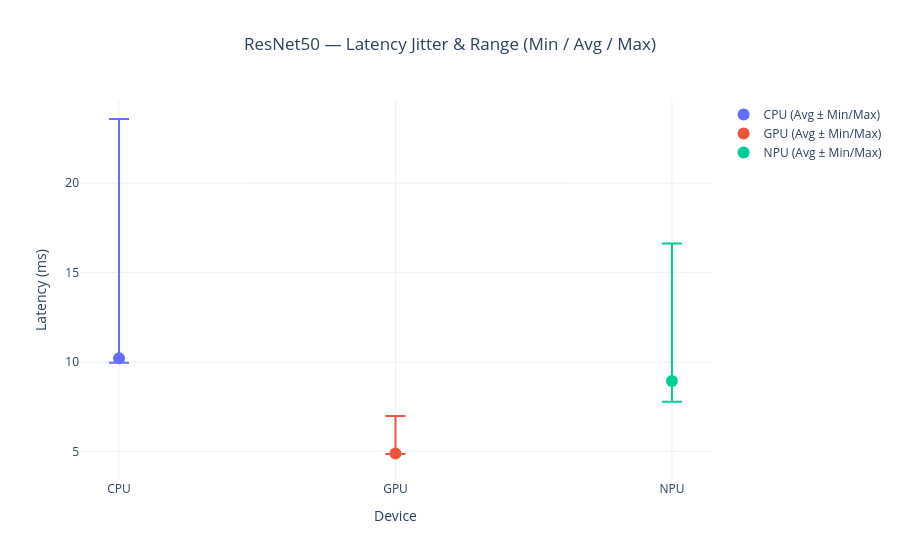
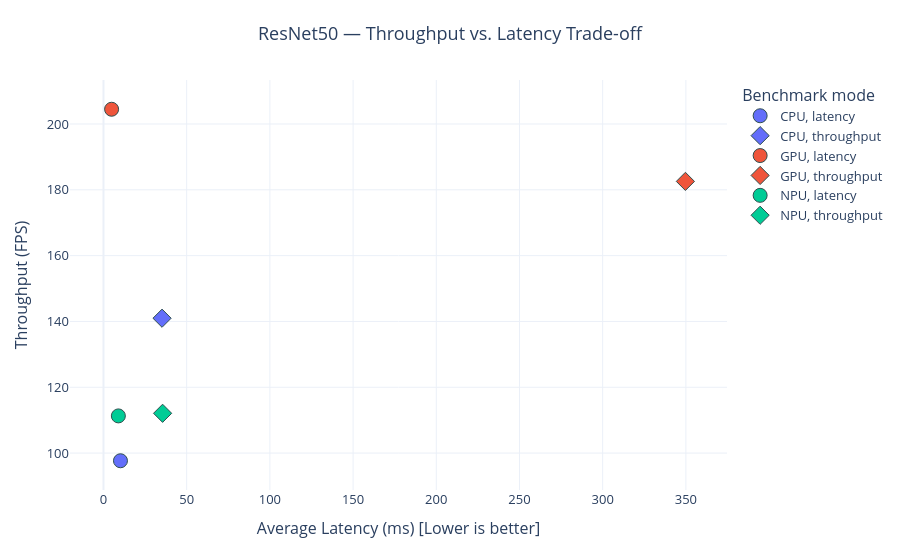

Source (notebook cell) for these figures, in order:
### Markdown cell above
### Latency variance

### Code cell
plots["latency_stability"].show()
plots["tradeoff_scatter"].show()

### Figure 1 — Plotly figure (JSON) as saved in the notebook; plotly's stock layout.template omitted (floating-point values rounded to 4 significant figures)
{"data": [{"error_y": {"array": [13.38], "arrayminus": [0.25], "symmetric": false, "thickness": 2, "type": "data", "width": 10}, "marker": {"size": 12}, "mode": "markers", "name": "CPU (Avg ± Min/Max)", "type": "scatter", "x": ["CPU"], "y": [10.21]}, {"error_y": {"array": [2.1], "arrayminus": [0.03], "symmetric": false, "thickness": 2, "type": "data", "width": 10}, "marker": {"size": 12}, "mode": "markers", "name": "GPU (Avg ± Min/Max)", "type": "scatter", "x": ["GPU"], "y": [4.88]}, {"error_y": {"array": [7.68], "arrayminus": [1.17], "symmetric": false, "thickness": 2, "type": "data", "width": 10}, "marker": {"size": 12}, "mode": "markers", "name": "NPU (Avg ± Min/Max)", "type": "scatter", "x": ["NPU"], "y": [8.94]}], "layout": {"title": {"text": "ResNet50 — Latency Jitter & Range (Min / Avg / Max)", "x": 0.5}, "xaxis": {"title": {"text": "Device"}}, "yaxis": {"title": {"text": "Latency (ms)"}}}}

### Figure 2 — Plotly figure (JSON) as saved in the notebook; plotly's stock layout.template omitted (floating-point values rounded to 4 significant figures)
{"data": [{"customdata": [["CPU_latency"]], "hovertemplate": "Device=CPU<br>Hint Mode=latency<br>Average Latency (ms) [Lower is better]=%{x}<br>Throughput (FPS) [Higher is better]=%{y}<br>benchmark_config=%{customdata[0]}<extra></extra>", "legendgroup": "CPU, latency", "marker": {"color": "#636efa", "line": {"color": "DarkSlateGrey", "width": 1}, "size": 14, "symbol": "circle"}, "mode": "markers", "name": "CPU, latency", "orientation": "v", "showlegend": true, "type": "scatter", "x": [10.21], "xaxis": "x", "y": [97.67], "yaxis": "y"}, {"customdata": [["CPU_throughput"]], "hovertemplate": "Device=CPU<br>Hint Mode=throughput<br>Average Latency (ms) [Lower is better]=%{x}<br>Throughput (FPS) [Higher is better]=%{y}<br>benchmark_config=%{customdata[0]}<extra></extra>", "legendgroup": "CPU, throughput", "marker": {"color": "#636efa", "line": {"color": "DarkSlateGrey", "width": 1}, "size": 14, "symbol": "diamond"}, "mode": "markers", "name": "CPU, throughput", "orientation": "v", "showlegend": true, "type": "scatter", "x": [35.2], "xaxis": "x", "y": [141.0], "yaxis": "y"}, {"customdata": [["GPU_latency"]], "hovertemplate": "Device=GPU<br>Hint Mode=latency<br>Average Latency (ms) [Lower is better]=%{x}<br>Throughput (FPS) [Higher is better]=%{y}<br>benchmark_config=%{customdata[0]}<extra></extra>", "legendgroup": "GPU, latency", "marker": {"color": "#EF553B", "line": {"color": "DarkSlateGrey", "width": 1}, "size": 14, "symbol": "circle"}, "mode": "markers", "name": "GPU, latency", "orientation": "v", "showlegend": true, "type": "scatter", "x": [4.88], "xaxis": "x", "y": [204.5], "yaxis": "y"}, {"customdata": [["GPU_throughput"]], "hovertemplate": "Device=GPU<br>Hint Mode=throughput<br>Average Latency (ms) [Lower is better]=%{x}<br>Throughput (FPS) [Higher is better]=%{y}<br>benchmark_config=%{customdata[0]}<extra></extra>", "legendgroup": "GPU, throughput", "marker": {"color": "#EF553B", "line": {"color": "DarkSlateGrey", "width": 1}, "size": 14, "symbol": "diamond"}, "mode": "markers", "name": "GPU, throughput", "orientation": "v", "showlegend": true, "type": "scatter", "x": [349.7], "xaxis": "x", "y": [182.6], "yaxis": "y"}, {"customdata": [["NPU_latency"]], "hovertemplate": "Device=NPU<br>Hint Mode=latency<br>Average Latency (ms) [Lower is better]=%{x}<br>Throughput (FPS) [Higher is better]=%{y}<br>benchmark_config=%{customdata[0]}<extra></extra>", "legendgroup": "NPU, latency", "marker": {"color": "#00cc96", "line": {"color": "DarkSlateGrey", "width": 1}, "size": 14, "symbol": "circle"}, "mode": "markers", "name": "NPU, latency", "orientation": "v", "showlegend": true, "type": "scatter", "x": [8.94], "xaxis": "x", "y": [111.3], "yaxis": "y"}, {"customdata": [["NPU_throughput"]], "hovertemplate": "Device=NPU<br>Hint Mode=throughput<br>Average Latency (ms) [Lower is better]=%{x}<br>Throughput (FPS) [Higher is better]=%{y}<br>benchmark_config=%{customdata[0]}<extra></extra>", "legendgroup": "NPU, throughput", "marker": {"color": "#00cc96", "line": {"color": "DarkSlateGrey", "width": 1}, "size": 14, "symbol": "diamond"}, "mode": "markers", "name": "NPU, throughput", "orientation": "v", "showlegend": true, "type": "scatter", "x": [35.53], "xaxis": "x", "y": [112.1], "yaxis": "y"}], "layout": {"font": {"size": 13}, "hovermode": "x unified", "legend": {"title": {"text": "Benchmark mode"}, "tracegroupgap": 0}, "margin": {"b": 70, "l": 70, "r": 30, "t": 80}, "title": {"text": "ResNet50 — Throughput vs. Latency Trade-off", "x": 0.5, "xanchor": "center"}, "xaxis": {"anchor": "y", "categoryarray": ["CPU", "GPU", "NPU"], "categoryorder": "array", "domain": [0, 1], "title": {"text": "Average Latency (ms) [Lower is better]"}}, "yaxis": {"anchor": "x", "domain": [0, 1], "title": {"text": "Throughput (FPS)"}}}}
